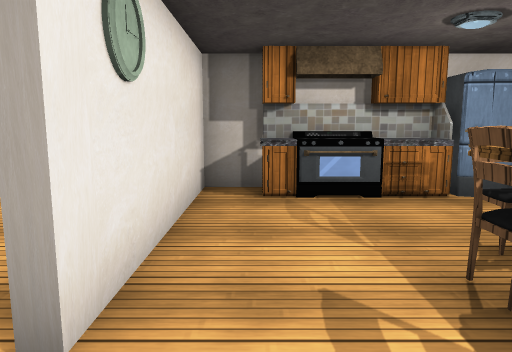
[1] (above)

22 first-person views from a walk through a Unity game level. The camera is 1.2 m above the floor, tilts 8° down and sees 70° across. Doors are open. The floor is counted in squares, 1 m on a side. Each view is taken from the middle of a square. On the plan, view 1 faces up. The plan holds only what a view shows up to about 15 squares ahead; the rest is blank. The player is left out. Some surface patterns are stand-ins.

[2]
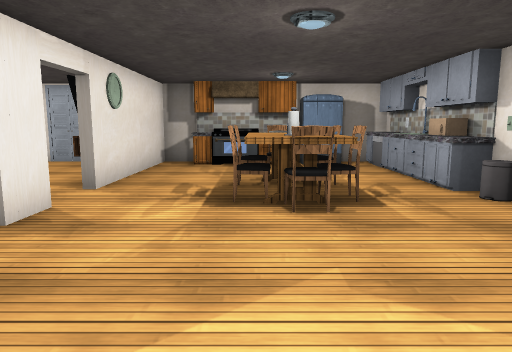

[3]
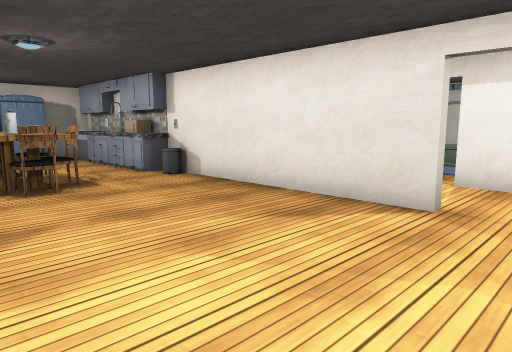

[4]
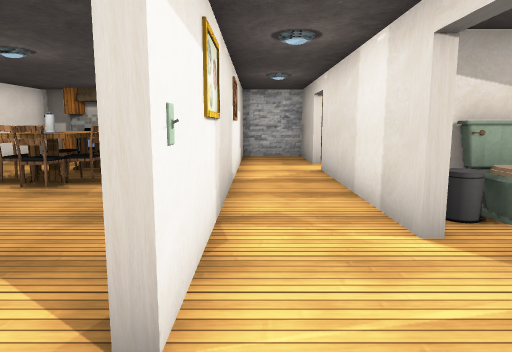

[5]
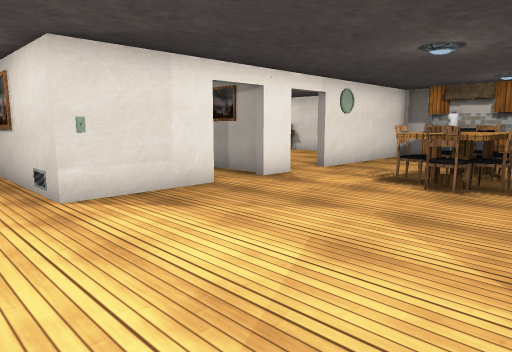

[6]
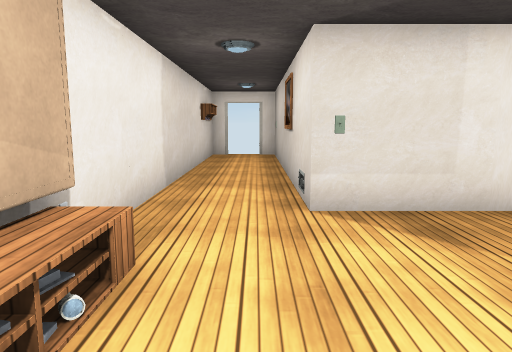

[7]
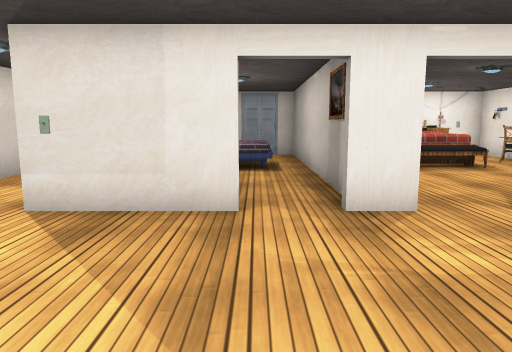

[8]
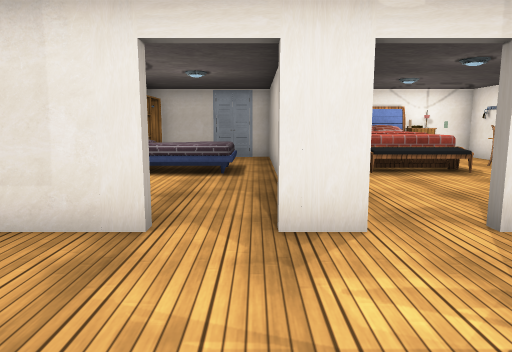

[9]
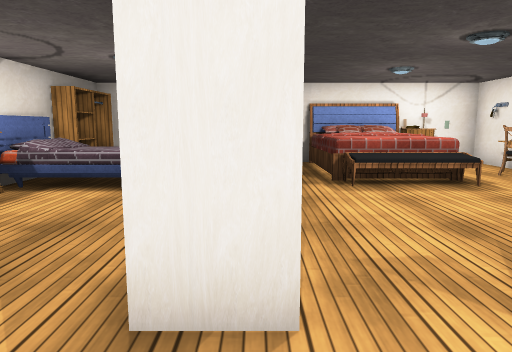

[10]
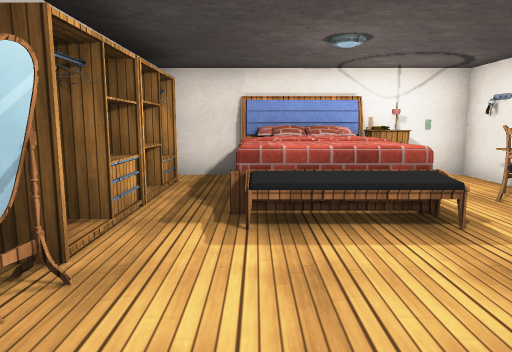

[11]
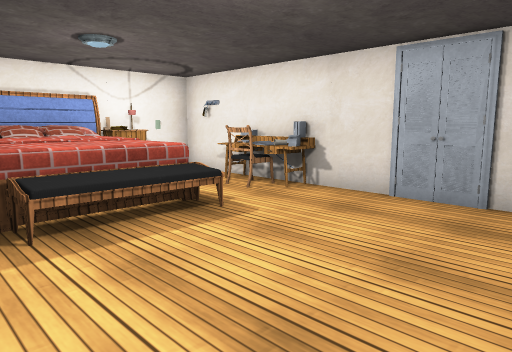

[12]
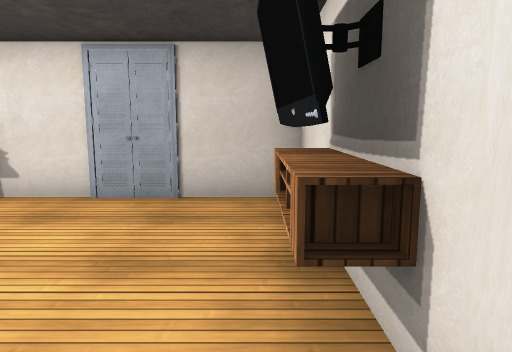

[13]
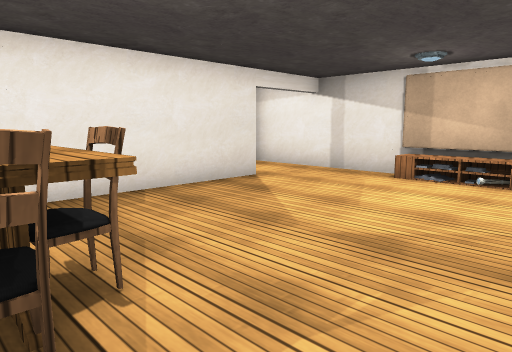

[14]
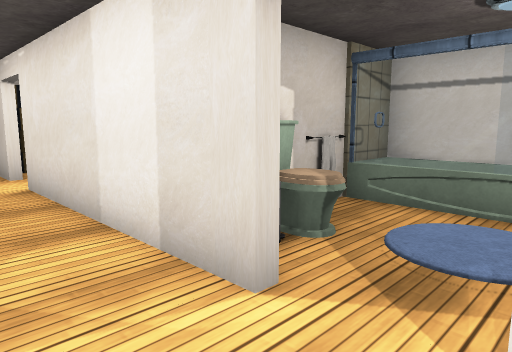

[15]
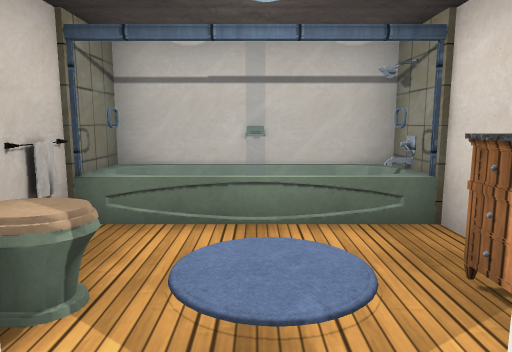

[16]
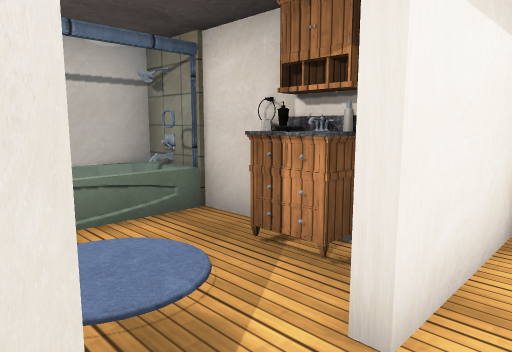

[17]
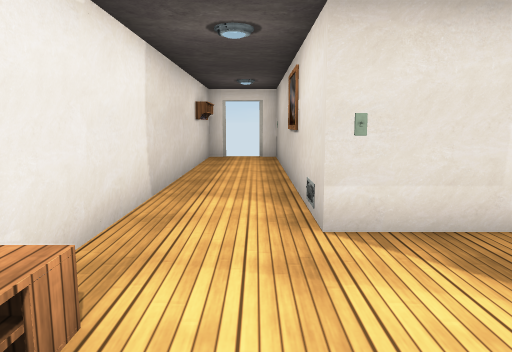

[18]
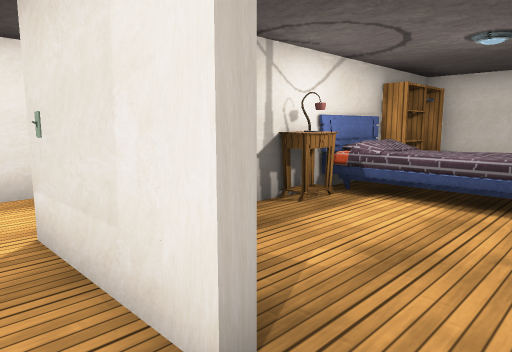

[19]
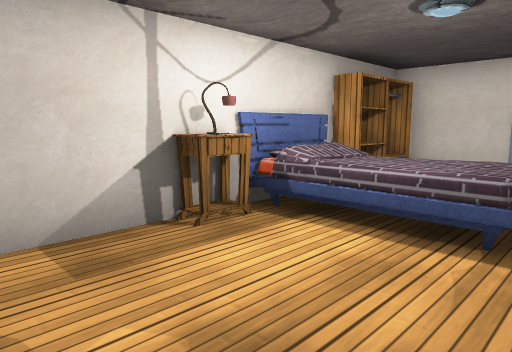

[20]
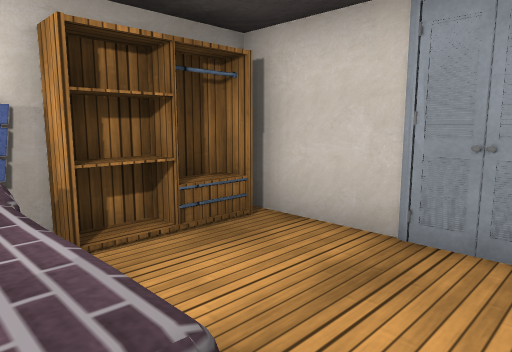

[21]
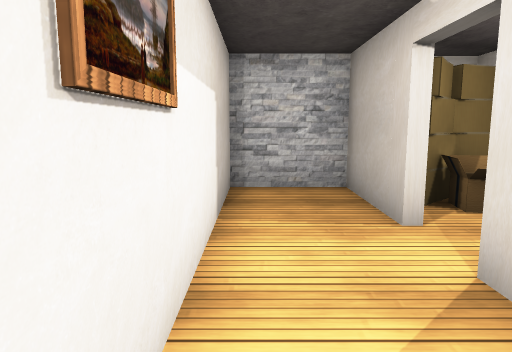

[22]
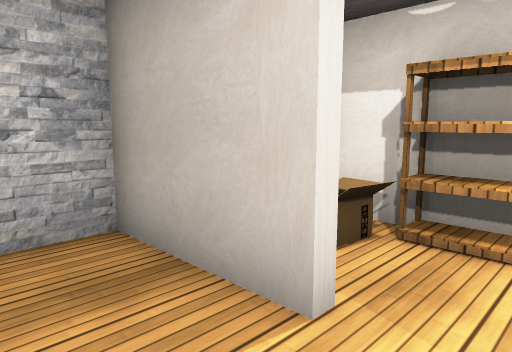

### Floor plan
Ten units are one square. View 1 is at (0, 0); x grows to the right and y downward. Boxes are objects, and circles mark ways between rooms. Rooms are numbered by the first view taken in them; rooms with no view inside come last. Other rooms are left out.
<svg viewBox="-115 -80 210 162">
<path fill="none" stroke="#000" d="M-10 -4 -10 8M-10 24 -10 46M-12 -44 -12 -70 -65 -70M-14 52 -82 52M65 -4 65 16M65 26 65 46M-32 -70 -40 -68 -48 -70M63 46 63 -5M44 77 88 77 88 54M88 16 88 -29M64 -70 -10 -70 -10 -44M88 -42 88 -70 65 -70 65 -62M-108 -17 -108 0M-84 -70 -108 -70 -108 -45M-108 51 -108 59M-108 71 -108 77 10 77M-84 5 -108 5 -108 49M-81 50 -26 50M-15 5 -64 5M-107 10 -105 18 -107 27M88 33 88 16M65 16 65 26"/>
<rect x="-105" y="-45" width="30" height="30" fill="#bbb"><title>bed</title></rect>
<rect x="-105" y="-55" width="10" height="10" fill="#bbb"><title>other object</title></rect>
<rect x="-105" y="-65" width="10" height="10" fill="#bbb"><title>nightstand</title></rect>
<rect x="-85" y="-65" width="20" height="10" fill="#bbb"><title>chair</title></rect>
<rect x="-85" y="-75" width="10" height="10" fill="#bbb"><title>other object</title></rect>
<rect x="-75" y="-45" width="20" height="30" fill="#bbb"><title>chair</title></rect>
<rect x="-75" y="-75" width="10" height="10" fill="#bbb"><title>other object</title></rect>
<rect x="-55" y="55" width="10" height="10" fill="#bbb"><title>nightstand</title></rect>
<rect x="-25" y="-45" width="10" height="20" fill="#bbb"><title>TV</title></rect>
<rect x="-15" y="45" width="10" height="10" fill="#bbb"><title>other object</title></rect>
<rect x="-15" y="-35" width="10" height="10" fill="#bbb"><title>clock</title></rect>
<rect x="-15" y="-45" width="10" height="10" fill="#bbb"><title>shelf</title></rect>
<rect x="-5" y="-65" width="30" height="10" fill="#bbb"><title>cabinet</title></rect>
<rect x="15" y="65" width="10" height="10" fill="#bbb"><title>other object</title></rect>
<rect x="15" y="-35" width="20" height="40" fill="#bbb"><title>table</title></rect>
<rect x="15" y="-15" width="10" height="10" fill="#bbb"><title>chair</title></rect>
<rect x="15" y="-25" width="10" height="10" fill="#bbb"><title>chair</title></rect>
<rect x="25" y="-5" width="10" height="10" fill="#bbb"><title>chair</title></rect>
<rect x="25" y="-35" width="10" height="10" fill="#bbb"><title>chair</title></rect>
<rect x="25" y="-65" width="10" height="10" fill="#bbb"><title>fridge</title></rect>
<rect x="35" y="-15" width="10" height="10" fill="#bbb"><title>chair</title></rect>
<rect x="35" y="-25" width="10" height="10" fill="#bbb"><title>chair</title></rect>
<rect x="45" y="-15" width="10" height="10" fill="#bbb"><title>other object</title></rect>
<rect x="55" y="45" width="10" height="10" fill="#bbb"><title>other object</title></rect>
<rect x="55" y="-15" width="10" height="10" fill="#bbb"><title>other object</title></rect>
<rect x="55" y="-25" width="10" height="10" fill="#bbb"><title>other object</title></rect>
<rect x="55" y="-35" width="10" height="10" fill="#bbb"><title>other object</title></rect>
<rect x="55" y="-65" width="10" height="30" fill="#bbb"><title>other object</title></rect>
<rect x="-95" y="45" width="10" height="10" fill="#bbb"><title>shelf</title></rect>
<rect x="-85" y="-5" width="10" height="10" fill="#bbb"><title>shelf</title></rect>
<rect x="-75" y="15" width="20" height="30" fill="#bbb"><title>bed</title></rect>
<rect x="-75" y="-5" width="10" height="10" fill="#bbb"><title>shelf</title></rect>
<rect x="-45" y="-5" width="10" height="10" fill="#bbb"><title>other object</title></rect>
<circle cx="-10" cy="10" r="3" fill="#2a7"/>
<circle cx="75" cy="35" r="3" fill="#2a7"/>
<circle cx="75" cy="5" r="3" fill="#2a7"/>
<text x="0" y="0">1</text>
<text x="-60" y="20">2</text>
<text x="80" y="20">3</text>
</svg>
Room 1 opens to room 2. Room 1 opens to room 3.

Where each view was taken, in squares from view 1:
view 1: 0 up, 0 right, facing up
view 2: 5 down, 2 right, facing up
view 3: 7 down, 1 right, facing up-right
view 4: 7 down, 7 right, facing up
view 5: 7 down, 5 right, facing up-left
view 6: 6 down, 4 right, facing left
view 7: 2 down, 4 right, facing left
view 8: 1 down, 3 right, facing left
view 9: 0 up, 1 right, facing left
view 10: 2 up, 2 left, facing left
view 11: 1 up, 2 left, facing up-left
view 12: 1 up, 2 left, facing up
view 13: 1 up, 0 right, facing down-right
view 14: 5 down, 7 right, facing up-right
view 15: 4 down, 8 right, facing right
view 16: 3 down, 8 right, facing down-right
view 17: 6 down, 3 right, facing left
view 18: 1 down, 0 right, facing down-left
view 19: 1 down, 2 left, facing down-left
view 20: 1 down, 7 left, facing down-left
view 21: 0 up, 7 right, facing up
view 22: 3 up, 7 right, facing up-right
